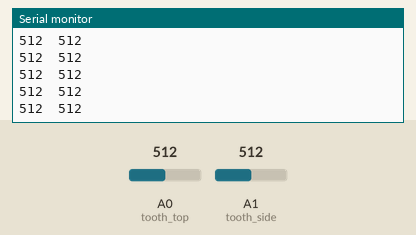
A sketch run on a simulated Arduino Uno, built with avr-gcc and run on an emulated ATmega328P. On the bench: the last lines printed to the serial monitor. The inputs (shaded band) are chosen by the test bench; at power-on: A0 (tooth_top) = 512, A1 (tooth_side) = 512.

Above: at 1.2 s.
1.3 s: A0 (tooth_top) set to 716
At 1.31 s:
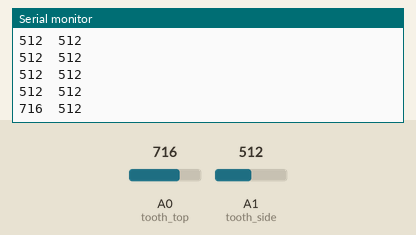
2.8 s: A1 (tooth_side) set to 716
At 2.82 s:
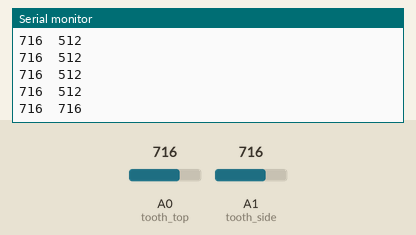
4.3 s: A0 (tooth_top) set to 900
At 4.33 s:
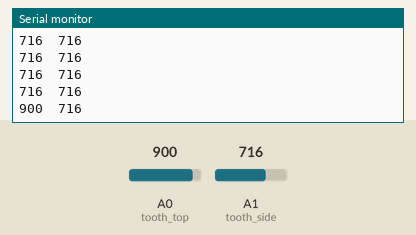
5.8 s: A1 (tooth_side) set to 900
At 5.84 s:
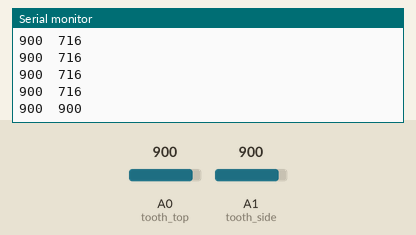
Timing chart, 0 to 8.3 s (numbered marks = the images above; inputs shaded):
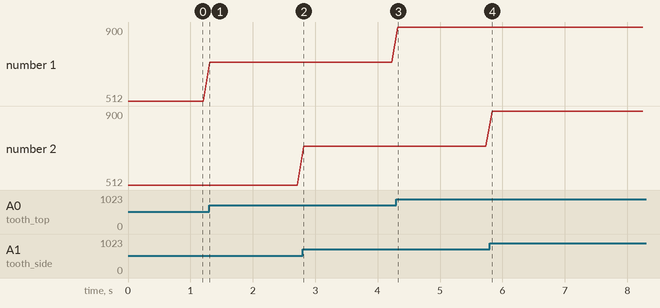

The sketch:

AltCtrl_infrared_proximity.ino
```cpp
/*

 ***********************************************************************
 **                                                                   **
 ** alt.ctrl.analogue - analogue interface example                    **
 **                                                                   **
 ***********************************************************************

 */

const int tooth_top = A0;   // Analog input pin that the IR proximity sensor is attached to
const int tooth_side = A1;   // Analog input pin that the IR proximity sensor is attached to

void setup() {
  // initialize serial communications at 9600 bps:
  Serial.begin(9600);
}

void loop() {
  // read the analog in value:
  // write sensor value to serial
  Serial.print(analogRead(tooth_top));
  Serial.print("\t");
  Serial.print(analogRead(tooth_side));
  Serial.print("\t");
  Serial.println();
  // wait 100 milliseconds
  delay(100);
}
```

Measured:
- after the input at 1.3 s, the serial monitor: prints a new line at once (image 1)
- after the input at 2.8 s, the serial monitor: prints a new line at once (image 2)
- after the input at 4.3 s, the serial monitor: prints a new line at once (image 3)
- after the input at 5.8 s, the serial monitor: prints a new line at once (image 4)
- plotted number 1: 512 → 716 after the input at 1.3 s, 716 → 900 after the input at 4.3 s
